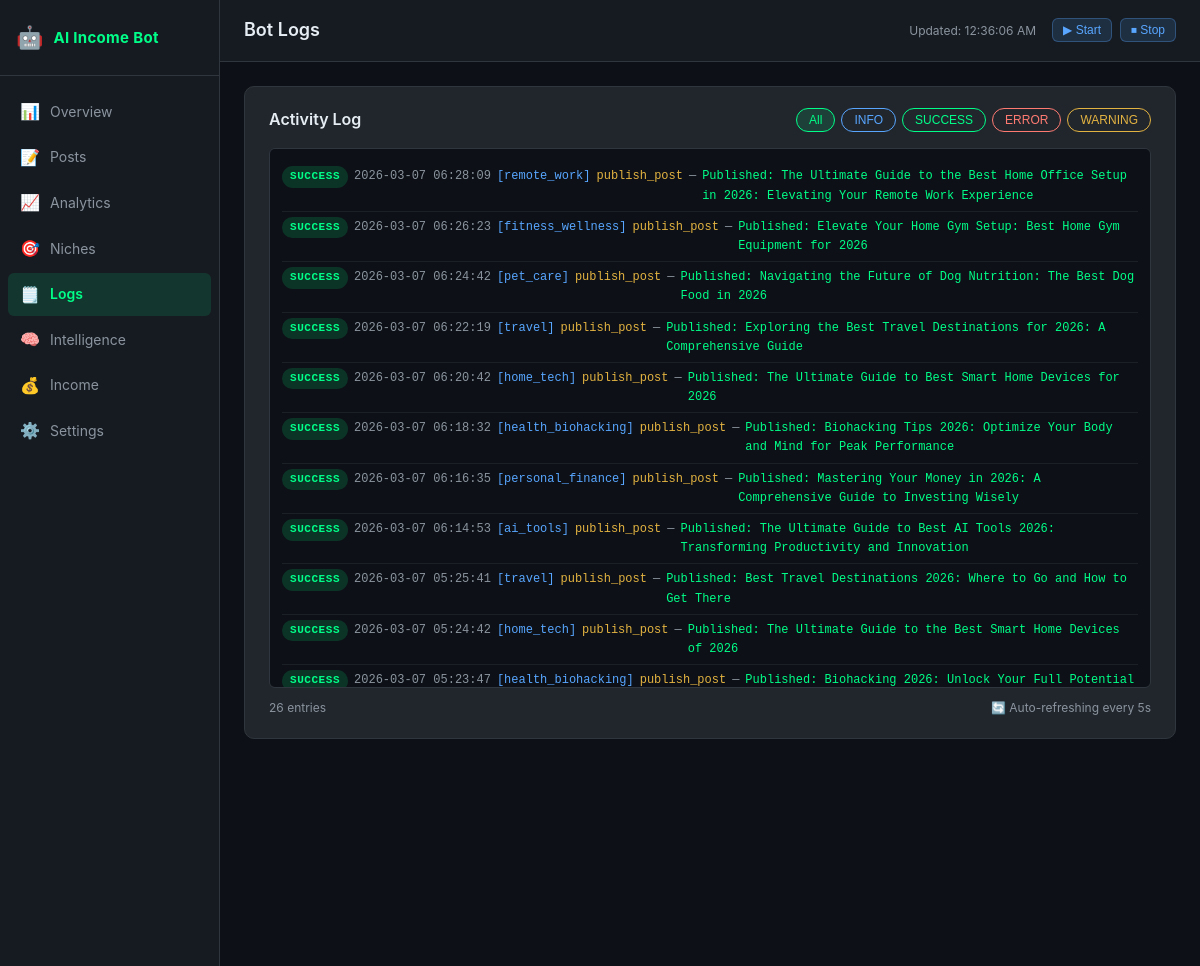
/logs (upper part), run on an earlier commit of the app's database.
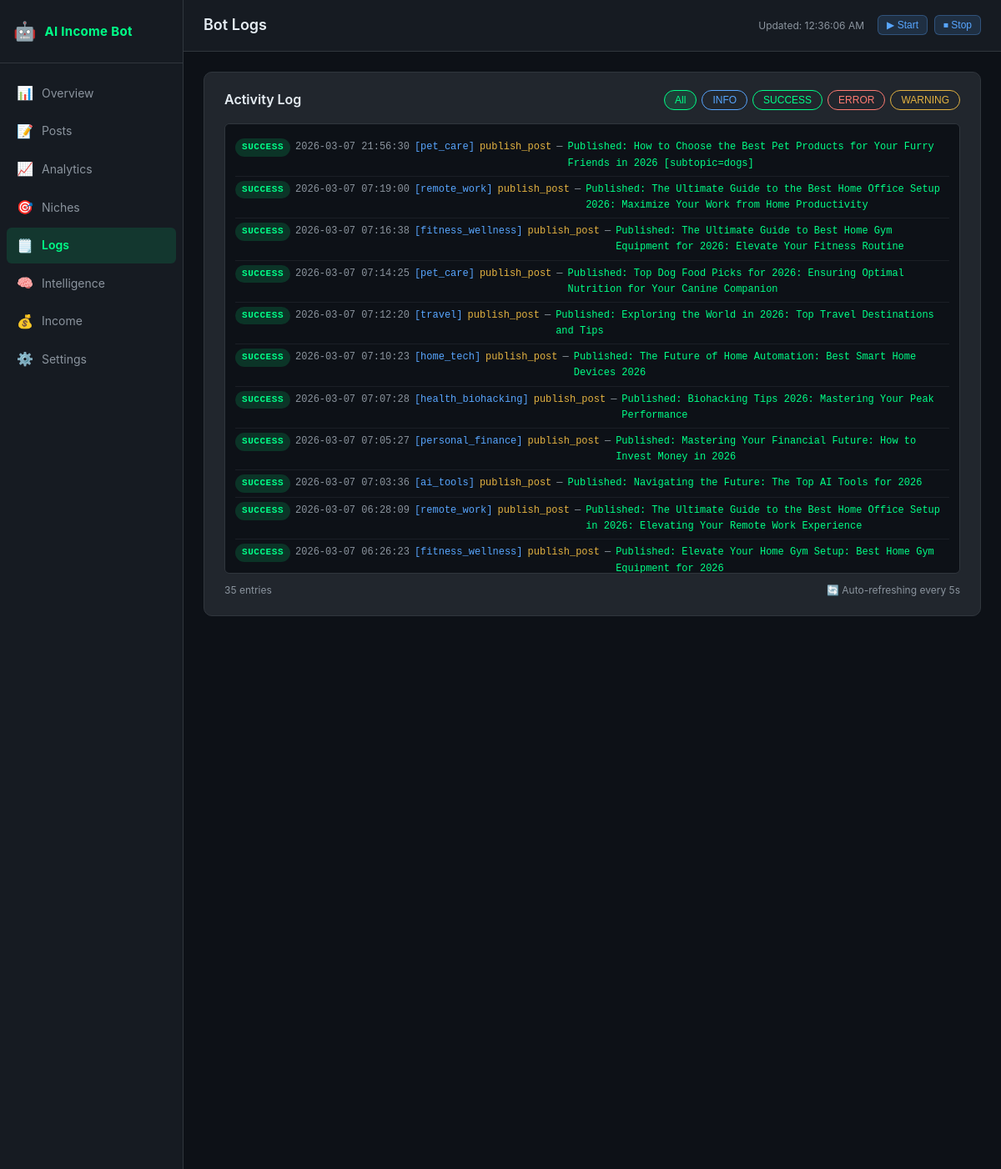
And on a later commit of the database.
### tables this page shows
CREATE TABLE bot_logs (
            id INTEGER PRIMARY KEY AUTOINCREMENT,
            timestamp DATETIME DEFAULT CURRENT_TIMESTAMP,
            level TEXT NOT NULL,
            niche_id TEXT,
            action TEXT NOT NULL,
            message TEXT NOT NULL,
            error TEXT
        );

### dashboard/app.py (the view)
@app.route("/logs")
def logs():
    from core import analytics_tracker
    db = _get_db()
    limit = _load_settings().get("dashboard", {}).get("log_display_limit", 200)
    recent_logs = analytics_tracker.get_recent_logs(db, limit=limit)
    settings = _load_settings()
    return render_template("logs.html", logs=recent_logs, settings=settings)

### core/analytics_tracker.py (called while the page is built)
def get_recent_logs(db_path: Path, limit: int = 100) -> list:
    try:
        conn = sqlite3.connect(str(db_path))
        conn.row_factory = sqlite3.Row
        rows = conn.execute(
            "SELECT * FROM bot_logs ORDER BY timestamp DESC LIMIT ?", (limit,)
        ).fetchall()
        conn.close()
        return [dict(r) for r in rows]
    except Exception:
        return []

### dashboard/app.py (called while the page is built)
def _get_db():
    import sys
    sys.path.insert(0, str(_PROJECT_ROOT))
    from core import analytics_tracker
    if not _DB_PATH.exists():
        _DB_PATH.parent.mkdir(parents=True, exist_ok=True)
        analytics_tracker.init_db(_DB_PATH)
    return _DB_PATH

def _load_settings() -> dict:
    try:
        with open(_SETTINGS_CONFIG_PATH) as f:
            return yaml.safe_load(f)
    except Exception:
        return {}

### dashboard/templates/logs.html (shortened to what this page needs)
{% extends "base.html" %}
{% block page_title %}Bot Logs{% endblock %}
{% block content %}
<div class="card">
  <div class="card-header">
    <h3 class="card-title">Activity Log</h3>
    <div class="filter-btns" id="logFilters">
      <button class="filter-btn active" onclick="filterLogs('ALL', this)">All</button>
      <button class="filter-btn info" onclick="filterLogs('INFO', this)">INFO</button>
      <button class="filter-btn success" onclick="filterLogs('SUCCESS', this)">SUCCESS</button>
      <button class="filter-btn error" onclick="filterLogs('ERROR', this)">ERROR</button>
      <button class="filter-btn warning" onclick="filterLogs('WARNING', this)">WARNING</button>
    </div>
  </div>
  <div class="log-container" id="logContainer">
    {% for log in logs %}
    <div class="log-entry log-{{ log.level|lower }}" data-level="{{ log.level }}">
      <span class="log-level badge badge-{{ log.level|lower }}">{{ log.level }}</span>
      <span class="log-timestamp">{{ log.timestamp }}</span>
      {% if log.niche_id %}<span class="log-niche">[{{ log.niche_id }}]</span>{% endif %}
      <span class="log-action">{{ log.action }}</span>
      <span class="log-sep">—</span>
      <span class="log-message">{{ log.message }}</span>
    </div>
    {% else %}
    <div class="log-empty text-muted">No logs yet. Start the bot to see activity here.</div>
    {% endfor %}
  </div>
  <div class="log-footer">
    <span class="text-muted" id="logCount">{{ logs|length }} entries</span>
    <span class="text-muted" id="pollStatus">🔄 Auto-refreshing every 5s</span>
  </div>
</div>
{% endblock %}

What changed in the data, as far as the page shows it:
no longer on this page (row unchanged): bot_logs: level "SUCCESS", timestamp "2026-03-07 06:24:42", niche_id "pet_care", action "publish_post", message "Published: Navigating the Future of Dog Nutrition: The Best Dog Food in 2026"
no longer on this page (row unchanged): bot_logs: level "SUCCESS", timestamp "2026-03-07 06:22:19", niche_id "travel", action "publish_post", message "Published: Exploring the Best Travel Destinations for 2026: A Comprehensive Guide"
no longer on this page (row unchanged): bot_logs: level "SUCCESS", timestamp "2026-03-07 06:20:42", niche_id "home_tech", action "publish_post", message "Published: The Ultimate Guide to Best Smart Home Devices for 2026"
no longer on this page (row unchanged): bot_logs: level "SUCCESS", timestamp "2026-03-07 06:18:32", niche_id "health_biohacking", action "publish_post", message "Published: Biohacking Tips 2026: Optimize Your Body and Mind for Peak Performance"
no longer on this page (row unchanged): bot_logs: level "SUCCESS", timestamp "2026-03-07 06:16:35", niche_id "personal_finance", action "publish_post", message "Published: Mastering Your Money in 2026: A Comprehensive Guide to Investing Wisely"
no longer on this page (row unchanged): bot_logs: level "SUCCESS", timestamp "2026-03-07 06:14:53", niche_id "ai_tools", action "publish_post", message "Published: The Ultimate Guide to Best AI Tools 2026: Transforming Productivity and Innovation"
no longer on this page (row unchanged): bot_logs: level "SUCCESS", timestamp "2026-03-07 05:25:41", niche_id "travel", action "publish_post", message "Published: Best Travel Destinations 2026: Where to Go and How to Get There"
no longer on this page (row unchanged): bot_logs: level "SUCCESS", timestamp "2026-03-07 05:24:42", niche_id "home_tech", action "publish_post", message "Published: The Ultimate Guide to the Best Smart Home Devices of 2026"
no longer on this page (row unchanged): bot_logs: level "SUCCESS", timestamp "2026-03-07 05:23:47", niche_id "health_biohacking", action "publish_post", message "Published: Biohacking 2026: Unlock Your Full Potential…"
added bot_logs: level "SUCCESS", timestamp "2026-03-07 21:56:30", niche_id "pet_care", action "publish_post", message "Published: How to Choose the Best Pet Products for Your Furry Friends in 2026 [subtopic=dogs]"
added bot_logs: level "SUCCESS", timestamp "2026-03-07 07:19:00", niche_id "remote_work", action "publish_post", message "Published: The Ultimate Guide to the Best Home Office Setup 2026: Maximize Your Work from Home Productivity"
added bot_logs: level "SUCCESS", timestamp "2026-03-07 07:16:38", niche_id "fitness_wellness", action "publish_post", message "Published: The Ultimate Guide to Best Home Gym Equipment for 2026: Elevate Your Fitness Routine"
added bot_logs: level "SUCCESS", timestamp "2026-03-07 07:14:25", niche_id "pet_care", action "publish_post", message "Published: Top Dog Food Picks for 2026: Ensuring Optimal Nutrition for Your Canine Companion"
added bot_logs: level "SUCCESS", timestamp "2026-03-07 07:12:20", niche_id "travel", action "publish_post", message "Published: Exploring the World in 2026: Top Travel Destinations and Tips"
added bot_logs: level "SUCCESS", timestamp "2026-03-07 07:10:23", niche_id "home_tech", action "publish_post", message "Published: The Future of Home Automation: Best Smart Home Devices 2026"
added bot_logs: level "SUCCESS", timestamp "2026-03-07 07:07:28", niche_id "health_biohacking", action "publish_post", message "Published: Biohacking Tips 2026: Mastering Your Peak Performance"
added bot_logs: level "SUCCESS", timestamp "2026-03-07 07:05:27", niche_id "personal_finance", action "publish_post", message "Published: Mastering Your Financial Future: How to Invest Money in 2026"
added bot_logs: level "SUCCESS", timestamp "2026-03-07 07:03:36", niche_id "ai_tools", action "publish_post", message "Published: Navigating the Future: The Top AI Tools for 2026"
Also different on the page:
{{ logs|length }}: "26" → "35"
